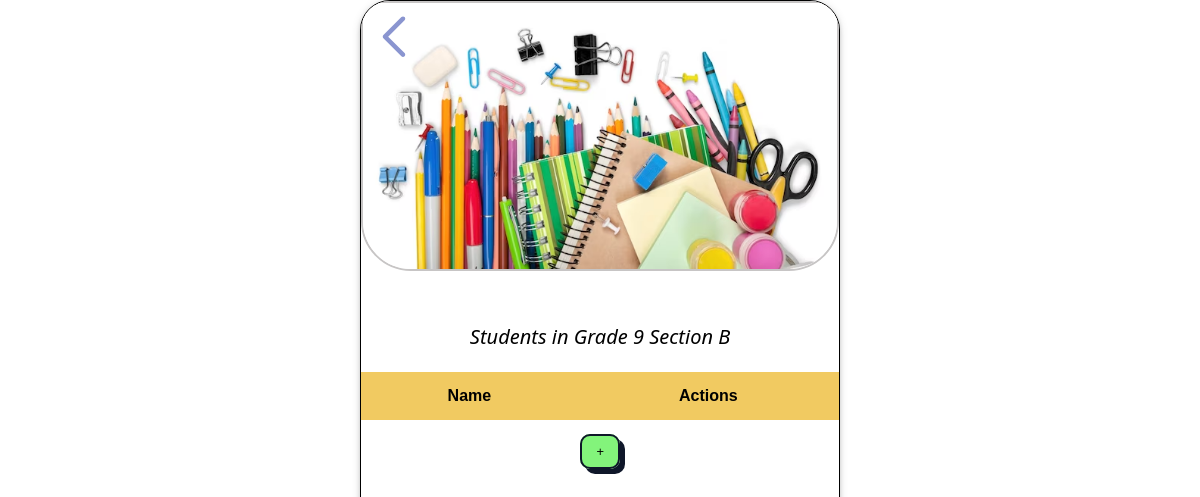
/admin/panal/get_students/9/B (signed in), run on an earlier commit of the app's database.
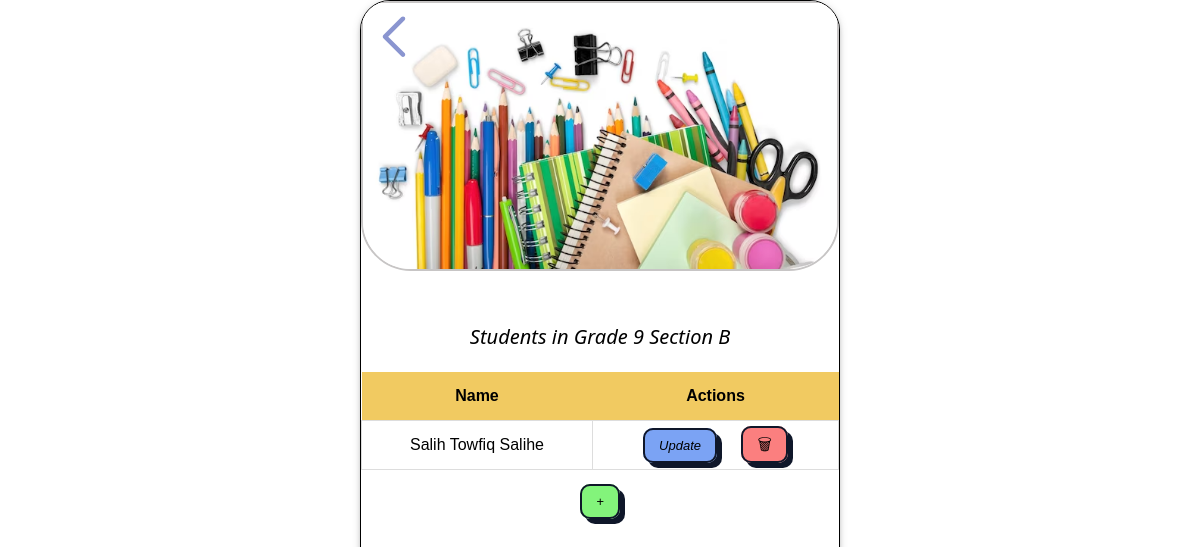
And on a later commit of the database.
### database/modle.py (models this page shows, shortened)
class Student(Base):
    __tablename__ ='student'
    ID = Column("id", String, primary_key=True)
    fname = Column("first_name", String(20), nullable=False)
    mname = Column("middl_name", String(20), nullable=False)
    lname = Column("last_name", String(20), nullable=False)
    gender = Column("gender", String(2),nullable=False)
    grade = Column("grade", Integer)
    section = Column("section", String(20))
    password = Column("password", String(20),nullable=False)
    def __repr__(self):
        student_data = f"({self.ID}-{self.fname}-{self.mname}-{self.lname}-{self.gender}-{self.password}-{self.section}-{self.grade})"
        return student_data

### admin/Admin.py (the view)
@Admin.route('/admin/panal/get_students/<grade>/<section>')
def get_students(grade=False, section=None):
    try:
        if 'username' in session:
            if session['role'] == 'admin':
                if grade and section:
                    students = _session.query(Student).filter_by(grade=grade, section=section).all()
                    return render_template(
                        'get_students.html', students=students, grade=grade, section=section
                        )
                else:
                    return 'No grade provided'
            else:
                return redirect(url_for('event.unauthorized'))
        else:
            return redirect(url_for('Login.login', message=var.NONE_LOGIN_MESSAGE))
    except Exception as e:
        var.log(f"Error occurred: {e}")
        return redirect(url_for('event.internal_server_error'))
    finally:
        _session.close()

### utility/_templates_filters.py (called while the page is built)
def getlist(s):
    _filter = [str(info)[1:-1].split('-') for info in s]  # Split the string by '-' and store it in a list
    print(_filter)
    return _filter

### admin/templates/get_students.html (shortened to what this page needs)
<!DOCTYPE html>
<html lang="en">
<head>
  <link rel="stylesheet" href="{{ url_for('static', filename='css/style.css') }}">
  <link rel="stylesheet" href="{{ url_for('static', filename='css/custom.css') }}">
  <link rel="stylesheet" href="{{ url_for('static', filename='css/w3.css') }}">
</head>
<body>
<section class="w3-card">
  <header id="content1" style="display: none;">
    <div class="w3-display-container">
      <a onclick="loading_back();"><img width="15%" class="w3-display-topleft" src="{{ url_for('static', filename='img/back.svg') }}" alt=""></a>
      <img width="100%" class="round2" src="{{ url_for('static', filename='img/logo.avif') }}">
    </div>
  </header>
  <main id="content2" class="main4" style="display: none;">
    <div class="container" style="margin-top: 50px;">
        <h4><i>Students in Grade {{grade}} Section {{section}}</i></h4>
        <table>
            <thead>
                <th>
                    Name
                </th>
                <th>
                    Actions
                </th>
            </thead>
            <tbody>
                {% for student in students | getList %}
                <tr>
                    <td>{{ student[1] }} {{ student[2] }} {{ student[3] }}</td>
                    <td>
                      <div class="dropdown" style="margin-right: 20px;">
                        <a class="btn text" style="background-color: rgb(123, 163, 244);" href="/admin/panal/update_options/{{ student[0] }}">Update</a>
                      </div>
                      <a class="btn" style="background-color: rgb(251, 127, 127); text-decoration: none;" onclick="_delete('{{ student[0] }}',9);">&#128465</a>
                    </td>
                  </tr>
                {% endfor %}
            </tbody>
        </table>
        <a class="btn text" style="background-color: rgb(131, 244, 123);" href="/admin/panal/add_student/{{ grade }}/{{ section }}">+</a>
    </div>
  </main>
</section>
</body>
</html>

What changed in the data, as far as the page shows it:
added Student: first_name "Salih", middl_name "Towfiq", last_name "Salihe"
